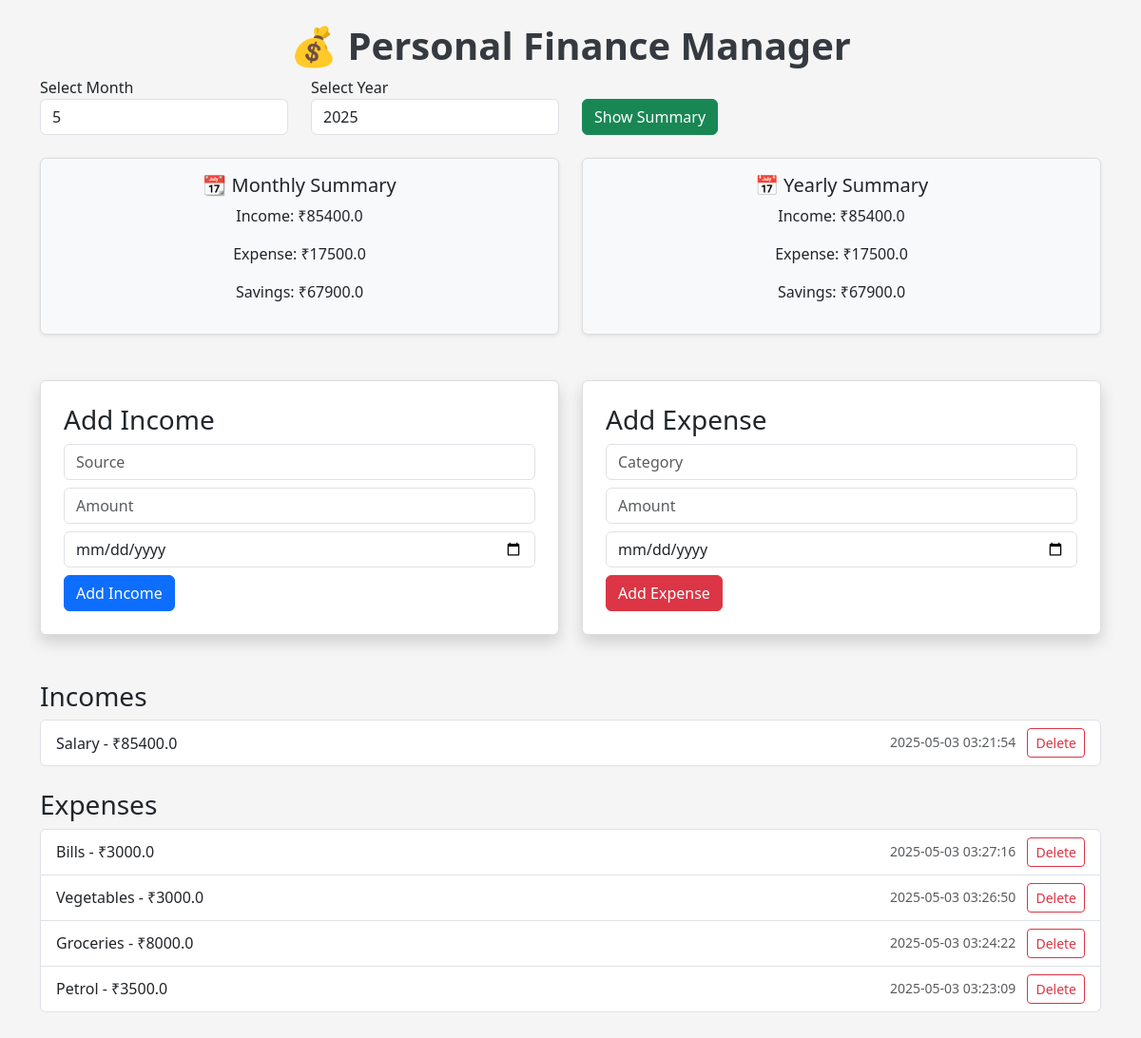
Before: / with the older database file.
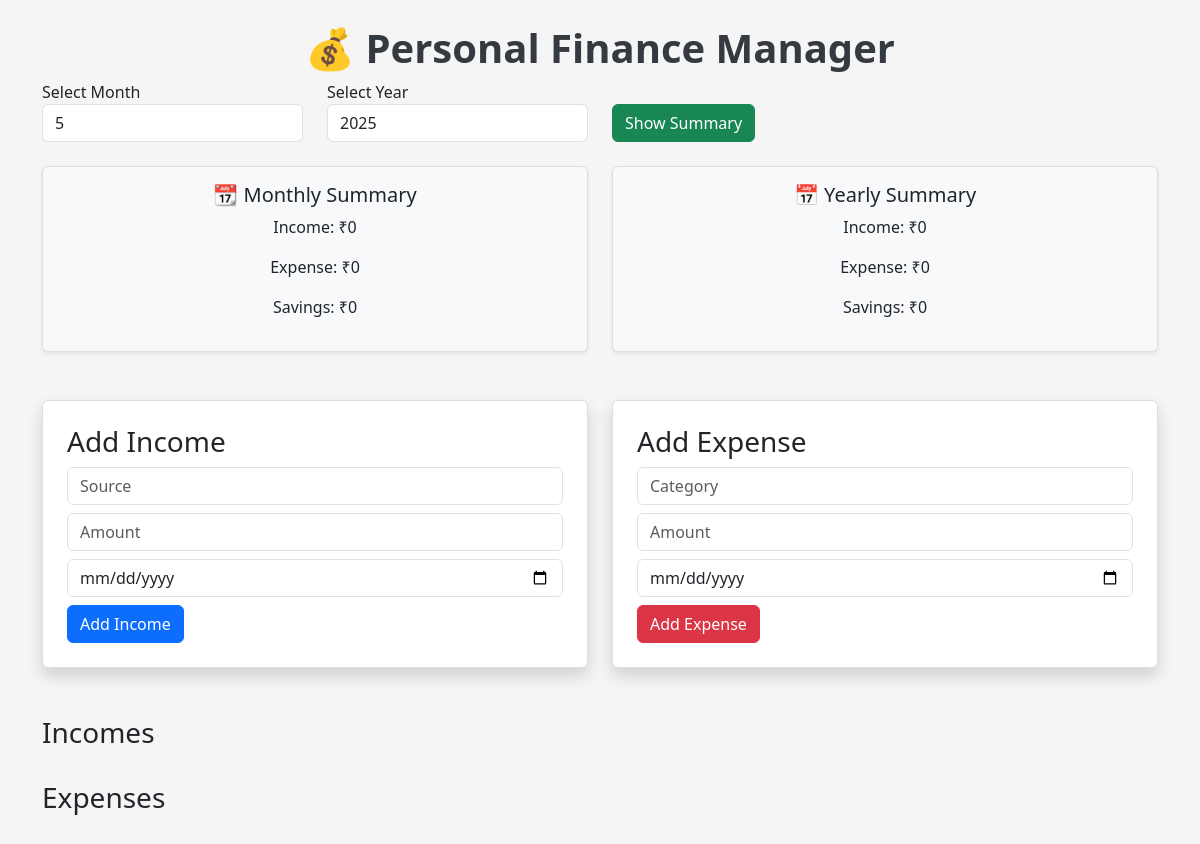
After: the same page with the newer database file.
### tables this page shows
CREATE TABLE income (
    id INTEGER PRIMARY KEY AUTOINCREMENT,
    source TEXT NOT NULL,
    amount REAL NOT NULL,
    date TEXT DEFAULT CURRENT_TIMESTAMP
);

CREATE TABLE expense (
    id INTEGER PRIMARY KEY AUTOINCREMENT,
    category TEXT NOT NULL,
    amount REAL NOT NULL,
    date TEXT DEFAULT CURRENT_TIMESTAMP
);

### app.py (the view, shortened to what this page needs)
@app.route('/', methods=['GET', 'POST'])
def index():
    selected_month = int(request.form.get('month', datetime.now().month))
    selected_year = str(request.form.get('year', datetime.now().year))
    incomes, expenses = get_data()
    summary = get_summary(selected_month, selected_year)
    return render_template('index.html',
                           incomes=incomes,
                           expenses=expenses,
                           summary=summary,
                           selected_month=selected_month,
                           selected_year=selected_year)

### app.py (called while the page is built)
def get_data():
    conn = sqlite3.connect('data.db')
    cursor = conn.cursor()
    cursor.execute("SELECT * FROM income ORDER BY date DESC")
    incomes = cursor.fetchall()
    cursor.execute("SELECT * FROM expense ORDER BY date DESC")
    expenses = cursor.fetchall()
    conn.close()
    return incomes, expenses

### templates/index.html (shortened to what this page needs)
<!DOCTYPE html>
<html lang="en">
<head>
    <link rel="stylesheet" href="https://cdn.jsdelivr.net/npm/bootstrap@5.3.3/dist/css/bootstrap.min.css">
    <link rel="stylesheet" href="{{ url_for('static', filename='styles.css') }}">
</head>
<body>
<div class="container mt-4">
    <h1 class="text-center">💰 Personal Finance Manager</h1>
    <form method="POST" class="row mb-4">
        <div class="col-md-3">
            <label>Select Month</label>
            <select name="month" class="form-control">
                {% for m in range(1, 13) %}
                    <option value="{{ m }}" {% if m == selected_month %}selected{% endif %}>{{ m }}</option>
                {% endfor %}
            </select>
        </div>
        <div class="col-md-3">
            <label>Select Year</label>
            <select name="year" class="form-control">
                {% for y in range(2022, 2031) %}
                    <option value="{{ y }}" {% if y|string == selected_year %}selected{% endif %}>{{ y }}</option>
                {% endfor %}
            </select>
        </div>
        <div class="col-md-3 align-self-end">
            <button type="submit" class="btn btn-success">Show Summary</button>
        </div>
    </form>
    <div class="row text-center mt-4">
        <div class="col-md-6">
            <div class="card bg-light p-3 shadow-sm">
                <h5>📆 Monthly Summary</h5>
                <p>Income: ₹{{ summary.monthly_income }}</p>
                <p>Expense: ₹{{ summary.monthly_expense }}</p>
                <p>Savings: ₹{{ summary.monthly_savings }}</p>
            </div>
        </div>
        <div class="col-md-6">
            <div class="card bg-light p-3 shadow-sm">
                <h5>📅 Yearly Summary</h5>
                <p>Income: ₹{{ summary.yearly_income }}</p>
                <p>Expense: ₹{{ summary.yearly_expense }}</p>
                <p>Savings: ₹{{ summary.yearly_savings }}</p>
            </div>
        </div>
    </div>
    <div class="row mt-5">
        <div class="col-md-6">
            <div class="card p-4 shadow">
                <h3>Add Income</h3>
                <form method="POST" action="/">
                    <input type="text" class="form-control mb-2" name="income_source" placeholder="Source" required>
                    <input type="number" class="form-control mb-2" name="income_amount" placeholder="Amount" required>
                    <input type="date" class="form-control mb-2" name="income_date" required>
                    <button class="btn btn-primary" type="submit" name="action" value="income">Add Income</button>
                </form>
            </div>
        </div>
        <div class="col-md-6">
            <div class="card p-4 shadow">
                <h3>Add Expense</h3>
                <form method="POST" action="/">
                    <input type="text" class="form-control mb-2" name="expense_category" placeholder="Category" required>
                    <input type="number" class="form-control mb-2" name="expense_amount" placeholder="Amount" required>
                    <input type="date" class="form-control mb-2" name="expense_date" required>
                    <button class="btn btn-danger" type="submit" name="action" value="expense">Add Expense</button>
                </form>
            </div>
        </div>
    </div>
    <h3 class="mt-5">Incomes</h3>
    <ul class="list-group mb-4">
        {% for income in incomes %}
            <li class="list-group-item d-flex justify-content-between align-items-center">
                {{ income[1] }} - ₹{{ income[2] }}
                <div>
                    <span class="text-muted small me-2">{{ income[3] }}</span>
                    <form method="POST" action="/delete" style="display:inline;">
                        <button class="btn btn-sm btn-outline-danger">Delete</button>
                    </form>
                </div>
            </li>
        {% endfor %}
    </ul>
    <h3>Expenses</h3>
    <ul class="list-group mb-5">
        {% for expense in expenses %}
            <li class="list-group-item d-flex justify-content-between align-items-center">
                {{ expense[1] }} - ₹{{ expense[2] }}
                <div>
                    <span class="text-muted small me-2">{{ expense[3] }}</span>
                    <form method="POST" action="/delete" style="display:inline;">
                        <button class="btn btn-sm btn-outline-danger">Delete</button>
                    </form>
                </div>
            </li>
        {% endfor %}
    </ul>
</div>
</body>
</html>

### static/styles.css (style rules this page uses)
body { background-color: #f5f5f5; }
h1 { color: #343a40; font-weight: bold; }
.card { background-color: #ffffff; border: 1px solid #ddd; }

Changed rows visible on the page:
removed income: source "Salary", amount "85400.0", date "2025-05-03 03:21:54"
removed expense: category "Bills", amount "3000.0", date "2025-05-03 03:27:16"
removed expense: category "Vegetables", amount "3000.0", date "2025-05-03 03:26:50"
removed expense: category "Groceries", amount "8000.0", date "2025-05-03 03:24:22"
removed expense: category "Petrol", amount "3500.0", date "2025-05-03 03:23:09"
Other visible differences:
{{ summary.monthly_income }}: "85400.0" → "0"
{{ summary.monthly_expense }}: "17500.0" → "0"
{{ summary.monthly_savings }}: "67900.0" → "0"
{{ summary.yearly_income }}: "85400.0" → "0"
{{ summary.yearly_expense }}: "17500.0" → "0"
{{ summary.yearly_savings }}: "67900.0" → "0"
